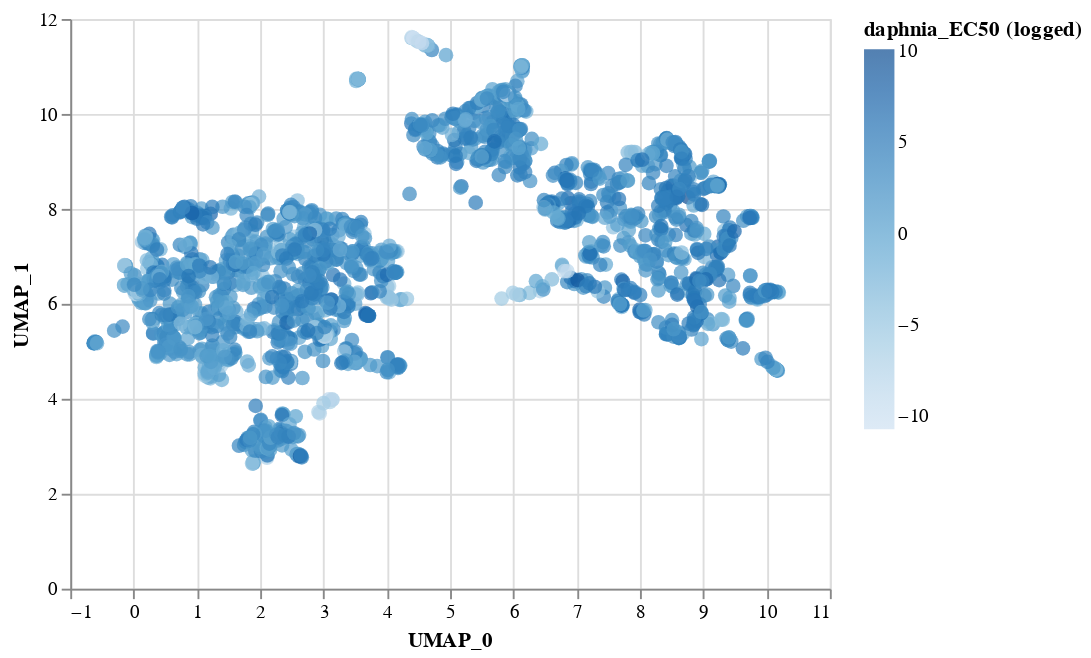

The notebook cell this image was saved under:
### Code cell
daph

### Figure 1 — Vega-Lite specification as saved in the notebook (floating-point values rounded to 4 significant figures; data arrays with more than 128 entries replaced by an {"elided": "..."} marker saying what was removed)
{"config": {"view": {"continuousWidth": 400, "continuousHeight": 300}}, "data": {"name": "data-b27604769c9849a42ae78d4b38833b31"}, "mark": {"type": "circle", "size": 60}, "encoding": {"color": {"type": "quantitative", "field": "daphnia_EC50 (logged)"}, "x": {"type": "quantitative", "field": "UMAP_0"}, "y": {"type": "quantitative", "field": "UMAP_1"}}, "$schema": "https://vega.github.io/schema/vega-lite/v4.8.1.json", "datasets": {"data-b27604769c9849a42ae78d4b38833b31": {"elided": "2120 records"}}}
